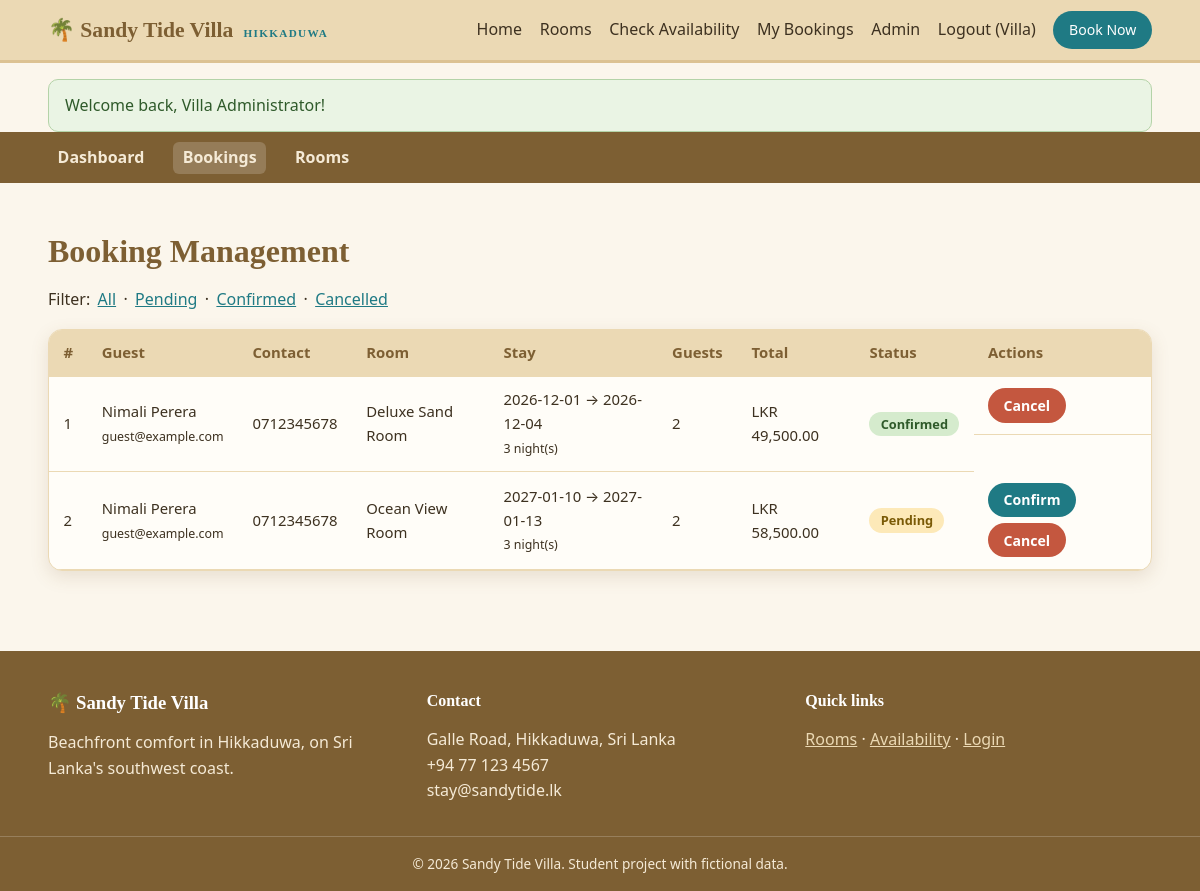
The app's page /admin/bookings.php (signed in) with its own data.
### tables this page shows
CREATE TABLE bookings (
  booking_id INT AUTO_INCREMENT PRIMARY KEY,
  user_id INT NOT NULL,
  room_id INT NOT NULL,
  guest_name VARCHAR(100) NOT NULL,
  guest_email VARCHAR(150) NOT NULL,
  guest_phone VARCHAR(20) NOT NULL,
  guests TINYINT UNSIGNED NOT NULL DEFAULT 1,
  check_in DATE NOT NULL,
  check_out DATE NOT NULL,
  total_amount DECIMAL(10,2) NOT NULL,
  special_requests VARCHAR(300) NULL,
  booking_status ENUM('Pending','Confirmed','Cancelled') NOT NULL DEFAULT 'Pending',
  booking_date TIMESTAMP DEFAULT CURRENT_TIMESTAMP,
  CONSTRAINT fk_booking_user FOREIGN KEY (user_id) REFERENCES users(user_id) ON DELETE CASCADE,
  CONSTRAINT fk_booking_room FOREIGN KEY (room_id) REFERENCES rooms(room_id) ON DELETE RESTRICT,
  INDEX idx_room_dates (room_id, check_in, check_out, booking_status)
);

CREATE TABLE rooms (
  room_id INT AUTO_INCREMENT PRIMARY KEY,
  room_name VARCHAR(100) NOT NULL,
  room_type VARCHAR(50) NOT NULL,
  description TEXT NOT NULL,
  facilities VARCHAR(255) NOT NULL,          
  price_per_night DECIMAL(10,2) NOT NULL CHECK (price_per_night > 0),
  max_guests TINYINT UNSIGNED NOT NULL CHECK (max_guests > 0),
  image VARCHAR(100) NOT NULL DEFAULT 'room-garden-breeze.jpg',
  room_status ENUM('active','inactive') NOT NULL DEFAULT 'active'
);

### admin/bookings.php (the view, shortened to what this page needs)
<?php
require_once __DIR__ . '/../includes/functions.php';
$pdo = db();
$sql = 'SELECT b.*, r.room_name FROM bookings b JOIN rooms r ON r.room_id=b.room_id';
$params = [];
$st = $pdo->prepare($sql . ' ORDER BY b.booking_date DESC'); $st->execute($params);
$bookings = $st->fetchAll();
require __DIR__ . '/../includes/header.php';
require __DIR__ . '/../includes/admin_nav.php';
?>
<div class="container section">
  <h1>Booking Management</h1>
  <p class="filter-links">Filter:
    <a href="?">All</a> · <a href="?status=Pending">Pending</a> · <a href="?status=Confirmed">Confirmed</a> · <a href="?status=Cancelled">Cancelled</a></p>
  <div class="table-wrap"><table class="table">
    <thead><tr><th>#</th><th>Guest</th><th>Contact</th><th>Room</th><th>Stay</th><th>Guests</th><th>Total</th><th>Status</th><th>Actions</th></tr></thead><tbody>
    <?php foreach ($bookings as $b): ?>
    <tr>
      <td><?= (int)$b['booking_id'] ?></td>
      <td><?= e($b['guest_name']) ?><br><small><?= e($b['guest_email']) ?></small></td>
      <td><?= e($b['guest_phone']) ?></td><td><?= e($b['room_name']) ?></td>
      <td><?= e($b['check_in']) ?> → <?= e($b['check_out']) ?><br><small><?= nights_between($b['check_in'], $b['check_out']) ?> night(s)</small></td>
      <td><?= (int)$b['guests'] ?></td><td><?= money($b['total_amount']) ?></td><td><?= status_badge($b['booking_status']) ?></td>
      <td class="actions-cell">
        <?php foreach (['confirm' => ['Confirmed', 'btn-primary', 'Confirm'], 'cancel' => ['Cancelled', 'btn-danger', 'Cancel']] as $act => [$skip, $cls, $label]):
              if ($b['booking_status'] === $skip) continue; ?>
          <form method="post" onsubmit="return confirm('<?= $label ?> booking #<?= (int)$b['booking_id'] ?>?');">
            <button class="btn <?= $cls ?> btn-sm"><?= $label ?></button></form>
        <?php endforeach; ?>
      </td>
    </tr>
    <?php endforeach; if (!$bookings): ?><tr><td colspan="9">No bookings found.</td></tr><?php endif; ?>
    </tbody></table></div>
</div>
<?php require __DIR__ . '/../includes/footer.php'; ?>

### includes/functions.php (shortened to what this page needs)
<?php
function e($v): string { return htmlspecialchars((string)$v, ENT_QUOTES, 'UTF-8'); }
function money($v): string { return CURRENCY . ' ' . number_format((float)$v, 2); }
function nights_between(string $in, string $out): int {
    return (int) (new DateTime($in))->diff(new DateTime($out))->format('%r%a');
}
function status_badge(string $s): string {
    return '<span class="badge badge-' . strtolower($s) . '">' . e($s) . '</span>';
}

### assets/css/style.css (style rules this page uses)
:root { --sand-50: #fbf6ec; --sand-100: #f5ead6; --sand-200: #ebd9b4; --sand-300: #dcc293; --sand-500: #b8955a; --sand-700: #7d5f33; --ink: #3d3120; --sea: #1f7a84; --sea-dark: #165d65; --coral: #c4573f; --ok: #4f7d4a; --radius: 14px; --shadow: 0 6px 18px rgba(125, 95, 51, .15); }
* { box-sizing: border-box; }
html { scroll-behavior: smooth; }
body { margin: 0; font-family: 'Segoe UI', system-ui, -apple-system, Roboto, sans-serif; background: var(--sand-50); color: var(--ink); line-height: 1.6; }
a { color: var(--sea); }
h1, h2, h3, h4 { font-family: Georgia, 'Times New Roman', serif; line-height: 1.25; margin: 0 0 .6rem; color: var(--sand-700); }
.container { width: min(1140px, 92%); margin-inline: auto; }
.section { padding: 3rem 0; }
.btn { display: inline-block; padding: .65rem 1.3rem; border-radius: 999px; border: 2px solid transparent; font-weight: 600; font-size: 1rem; cursor: pointer; text-decoration: none; transition: .2s; font-family: inherit; }
.btn-sm { padding: .35rem .85rem; font-size: .88rem; }
.btn-primary { background: var(--sea); color: #fff; }
.btn-danger { background: var(--coral); color: #fff; }
.badge { padding: .2rem .7rem; border-radius: 999px; font-size: .8rem; font-weight: 700; }
.badge-pending { background: #fde9b8; color: #7a5a06; }
.badge-confirmed { background: #d5ebcd; color: #2f5a2a; }
.table-wrap { overflow-x: auto; background: #fffdf8; border-radius: var(--radius); box-shadow: var(--shadow); border: 1px solid var(--sand-200); }
.table { width: 100%; border-collapse: collapse; font-size: .93rem; }
.table th { background: var(--sand-200); text-align: left; color: var(--sand-700); white-space: nowrap; }
.table th, .table td { padding: .7rem .9rem; border-bottom: 1px solid var(--sand-200); vertical-align: middle; }
.actions-cell { display: flex; gap: .4rem; flex-wrap: wrap; }
.actions-cell form { margin: 0; }
.filter-links a { margin: 0 .2rem; }

### records on screen
bookings: booking_id "1", guest_name "Nimali Perera", guest_email "guest@example.com", guest_phone "0712345678", room.room_name "Deluxe Sand Room", check_in "2026-12-01", check_out "2026-12-04", nights_between($b['check_in'], $b['check_out']) "3", guests "2", total_amount "LKR 49,500.00", booking_status "Confirmed", label "Cancel"
bookings: booking_id "2", guest_name "Nimali Perera", guest_email "guest@example.com", guest_phone "0712345678", room.room_name "Ocean View Room", check_in "2027-01-10", check_out "2027-01-13", nights_between($b['check_in'], $b['check_out']) "3", guests "2", total_amount "LKR 58,500.00", booking_status "Pending", label "Confirm", label "Cancel"

### other values on screen
VILLA_NAME "Sandy Tide Villa"
$label "Home Rooms Check Availability My Bookings"
explode(' ', $user['name'])[0] "Villa"
$f['msg'] "Welcome back, Villa Administrator!"
